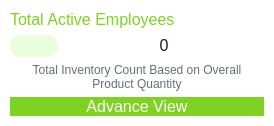
               <widget class="QFrame" name="horizontalFrame">
                <property name="styleSheet">
                 <string notr="true">background-color: rgb(255, 255, 255);
border-radius: 20px;</string>
                </property>
                <layout class="QHBoxLayout" name="horizontalLayout_54">
                 <property name="leftMargin">
                  <number>10</number>
                 </property>
                 <property name="topMargin">
                  <number>10</number>
                 </property>
                 <property name="rightMargin">
                  <number>10</number>
                 </property>
                 <property name="bottomMargin">
                  <number>10</number>
                 </property>
                 <item>
                  <layout class="QVBoxLayout" name="verticalLayout_29">
                   <item>
                    <widget class="QLabel" name="label_73">
                     <property name="sizePolicy">
                      <sizepolicy hsizetype="Preferred" vsizetype="Fixed">
                       <horstretch>0</horstretch>
                       <verstretch>0</verstretch>
                      </sizepolicy>
                     </property>
                     <property name="font">
                      <font>
                       <pointsize>12</pointsize>
                      </font>
                     </property>
                     <property name="styleSheet">
                      <string notr="true">color: rgb(126, 211, 33);</string>
                     </property>
                     <property name="text">
                      <string>Total Active Employees</string>
                     </property>
                    </widget>
                   </item>
                   <item>
                    <layout class="QGridLayout" name="gridLayout_23">
                     <item row="0" column="0">
                      <widget class="QLabel" name="label_81">
                       <property name="sizePolicy">
                        <sizepolicy hsizetype="Fixed" vsizetype="Fixed">
                         <horstretch>0</horstretch>
                         <verstretch>0</verstretch>
                        </sizepolicy>
                       </property>
                       <property name="maximumSize">
                        <size>
                         <width>48</width>
                         <height>48</height>
                        </size>
                       </property>
                       <property name="styleSheet">
                        <string notr="true">background-color: rgb(233, 255, 219);
padding: 4px;
border-radius: 10px;</string>
                       </property>
                       <property name="text">
                        <string/>
                       </property>
                       <property name="pixmap">
                        <pixmap resource="resources.qrc">:/resources/employee-icons/active_emp.svg</pixmap>
                       </property>
                       <property name="scaledContents">
                        <bool>true</bool>
                       </property>
                      </widget>
                     </item>
                     <item row="0" column="1">
                      <widget class="QLabel" name="total_no_active_employee_label">
                       <property name="sizePolicy">
                        <sizepolicy hsizetype="Preferred" vsizetype="Fixed">
                         <horstretch>0</horstretch>
                         <verstretch>0</verstretch>
                        </sizepolicy>
                       </property>
                       <property name="font">
                        <font>
                         <pointsize>12</pointsize>
                        </font>
                       </property>
                       <property name="styleSheet">
                        <string notr="true">color: rgb(14, 28, 44);</string>
                       </property>
                       <property name="text">
                        <string>0</string>
                       </property>
                       <property name="alignment">
                        <set>Qt::AlignmentFlag::AlignCenter</set>
                       </property>
                       <property name="wordWrap">
                        <bool>true</bool>
                       </property>
                      </widget>
                     </item>
                    </layout>
                   </item>
                   <item>
                    <widget class="QLabel" name="label_77">
                     <property name="sizePolicy">
                      <sizepolicy hsizetype="Preferred" vsizetype="Fixed">
                       <horstretch>0</horstretch>
                       <verstretch>0</verstretch>
                      </sizepolicy>
                     </property>
                     <property name="styleSheet">
                      <string notr="true">color: rgb(104, 109, 118);</string>
                     </property>
                     <property name="text">
                      <string>Total Inventory Count Based on Overall Product Quantity</string>
                     </property>
                     <property name="alignment">
                      <set>Qt::AlignmentFlag::AlignCenter</set>
                     </property>
                     <property name="wordWrap">
                      <bool>true</bool>
                     </property>
                    </widget>
                   </item>
                   <item>
                    <widget class="QPushButton" name="pushButton_18">
                     <property name="maximumSize">
                      <size>
                       <width>16777215</width>
                       <height>40</height>
                      </size>
                     </property>
                     <property name="font">
                      <font>
                       <pointsize>12</pointsize>
                      </font>
                     </property>
                     <property name="styleSheet">
                      <string notr="true">QPushButton{
background: #7ED321;
color: rgb(255, 255, 255);
border:none;
border-radius: 10px;
}
QPushButton:hover{
	background-color: rgb(95, 156, 24);
}</string>
                     </property>
                     <property name="text">
                      <string>Advance View</string>
                     </property>
                     <property name="icon">
                      <iconset>
                       <normalon>:/resources/product-icons/advance_view.svg</normalon>
                      </iconset>
                     </property>
                     <property name="iconSize">
                      <size>
                       <width>28</width>
                       <height>28</height>
                      </size>
                     </property>
                    </widget>
                   </item>
                  </layout>
                 </item>
                </layout>
               </widget>
